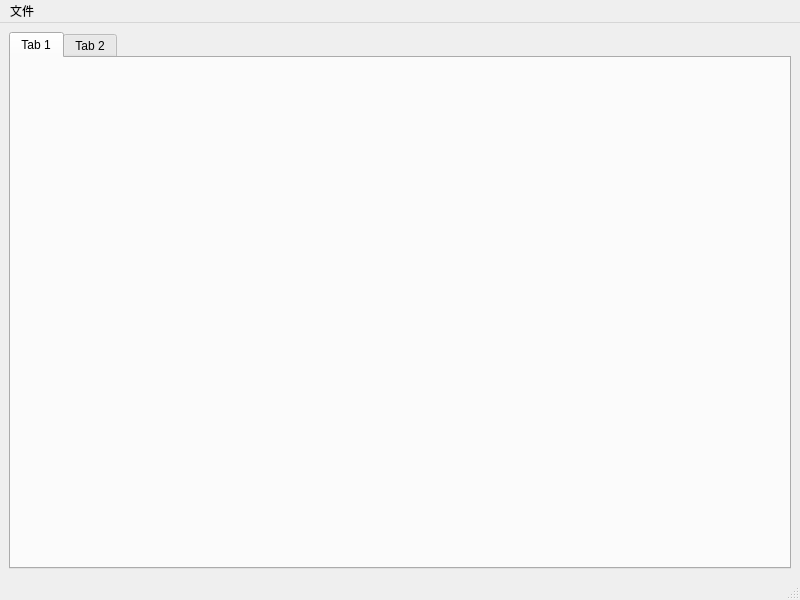
<?xml version="1.0" encoding="UTF-8"?>
<ui version="4.0">
 <class>TabWidget</class>
 <widget class="QMainWindow" name="TabWidget">
  <property name="geometry">
   <rect>
    <x>0</x>
    <y>0</y>
    <width>800</width>
    <height>600</height>
   </rect>
  </property>
  <property name="windowTitle">
   <string>MainWindow</string>
  </property>
  <widget class="QWidget" name="centralwidget">
   <layout class="QGridLayout" name="gridLayout">
    <item row="0" column="0">
     <widget class="QTabWidget" name="tabWidget">
      <widget class="QWidget" name="tab">
       <attribute name="title">
        <string>Tab 1</string>
       </attribute>
      </widget>
      <widget class="QWidget" name="tab_2">
       <attribute name="title">
        <string>Tab 2</string>
       </attribute>
      </widget>
     </widget>
    </item>
   </layout>
  </widget>
  <widget class="QMenuBar" name="menubar">
   <property name="geometry">
    <rect>
     <x>0</x>
     <y>0</y>
     <width>800</width>
     <height>23</height>
    </rect>
   </property>
   <widget class="QMenu" name="menu">
    <property name="title">
     <string>文件</string>
    </property>
    <addaction name="actionnew"/>
   </widget>
   <addaction name="menu"/>
  </widget>
  <widget class="QStatusBar" name="statusbar"/>
  <action name="actionnew">
   <property name="text">
    <string>新建页</string>
   </property>
  </action>
 </widget>
 <resources/>
 <connections/>
</ui>
